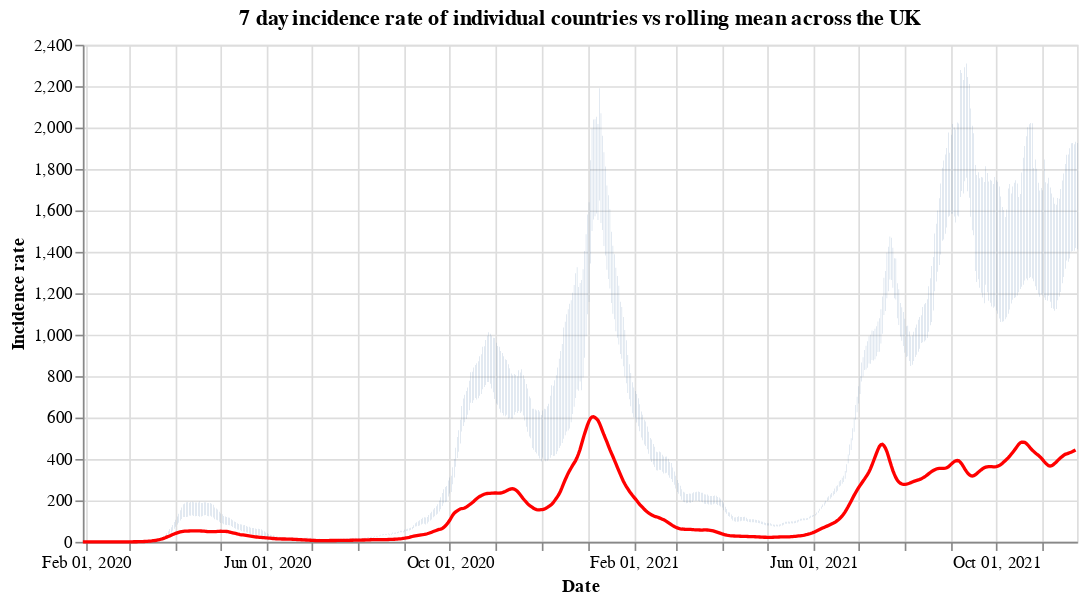

Notebook source saved alongside this figure:
### Code cell
#collapse
countries = uk_cases['areaName'].unique()
countries.sort()

selection = alt.selection_single(
    name='Select',
    fields=['areaName'],
    init={'areaName': 'Wales'},
    bind={'areaName': alt.binding_select(options=countries)}
)

# scatter plot, modify opacity based on selection
bars = alt.Chart(uk_cases).mark_bar().add_selection(
    selection
).encode(
    x=alt.X("yearmonthdate(date):T", axis=alt.Axis(title='Date')),
    y=alt.Y("weeklyCasesRate:Q", axis=alt.Axis(title='Incidence rate')),
    tooltip='weeklyCasesRate:Q',
    opacity=alt.condition(selection, alt.value(1), alt.value(0))
).properties(title=f'7 day incidence rate of individual countries vs rolling mean across the UK', width=600)

line = alt.Chart(overview_cases).mark_line(
    color='red',
    size=2,
).transform_window(
    rolling_mean='mean(weeklyCasesRate)',
    frame=[0, 7]
).encode(
    x='yearmonthdate(date):T',
    y='rolling_mean:Q'
)

alt.layer(bars, line)

### Figure 1 — Vega-Lite specification as saved in the notebook (floating-point values rounded to 4 significant figures; data arrays with more than 128 entries replaced by an {"elided": "..."} marker saying what was removed)
{"config": {"view": {"continuousWidth": 400, "continuousHeight": 300}}, "layer": [{"data": {"name": "data-2991fb0e15fd9ea62f7fef7d81017ed2"}, "mark": "bar", "encoding": {"opacity": {"condition": {"value": 1, "selection": "Select"}, "value": 0}, "tooltip": {"type": "quantitative", "field": "weeklyCasesRate"}, "x": {"type": "temporal", "axis": {"title": "Date"}, "field": "date", "timeUnit": "yearmonthdate"}, "y": {"type": "quantitative", "axis": {"title": "Incidence rate"}, "field": "weeklyCasesRate"}}, "selection": {"Select": {"type": "single", "fields": ["areaName"], "init": {"areaName": "Wales"}, "bind": {"areaName": {"input": "select", "options": ["England", "Northern Ireland", "Scotland", "Wales"]}}}}, "title": "7 day incidence rate of individual countries vs rolling mean across the UK", "width": 600}, {"data": {"name": "data-89c1ce0f865bef0ddeb61ae083600482"}, "mark": {"type": "line", "color": "red", "size": 2}, "encoding": {"x": {"type": "temporal", "field": "date", "timeUnit": "yearmonthdate"}, "y": {"type": "quantitative", "field": "rolling_mean"}}, "transform": [{"window": [{"op": "mean", "field": "weeklyCasesRate", "as": "rolling_mean"}], "frame": [0, 7]}]}], "$schema": "https://vega.github.io/schema/vega-lite/v4.8.1.json", "datasets": {"data-2991fb0e15fd9ea62f7fef7d81017ed2": {"elided": "2564 records"}, "data-89c1ce0f865bef0ddeb61ae083600482": {"elided": "664 records"}}}
